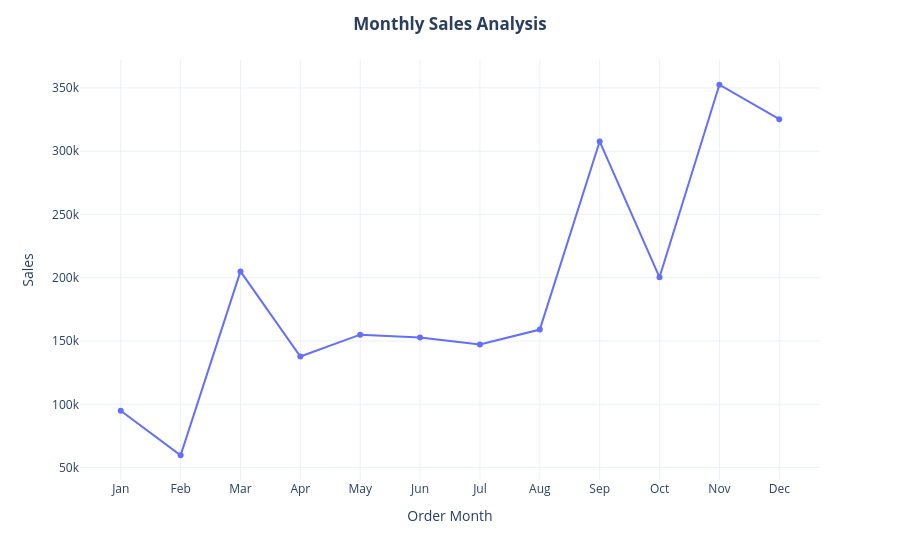

The cell this chart's notebook holds for it:
### Code cell
fig = px.line(
              sales_by_month,
              x = 'Order Month',
              y = 'Sales',
              markers = True
)
fig.update_layout(
    title = {
        'text' : '<b>Monthly Sales Analysis</b>',
        'x' : 0.5,
        'xanchor'  : 'center'
    },
    template = 'plotly_white'
)
fig.show()

### Figure 1 — Plotly figure (JSON) as saved in the notebook; plotly's stock layout.template omitted (floating-point values rounded to 4 significant figures)
{"data": [{"hovertemplate": "Order Month=%{x}<br>Sales=%{y}<extra></extra>", "legendgroup": "", "line": {"color": "#636efa", "dash": "solid"}, "marker": {"symbol": "circle"}, "mode": "lines+markers", "name": "", "orientation": "v", "showlegend": false, "type": "scatter", "x": ["Jan", "Feb", "Mar", "Apr", "May", "Jun", "Jul", "Aug", "Sep", "Oct", "Nov", "Dec"], "xaxis": "x", "y": [94920.0, 59750.0, 205000.0, 137800.0, 155000.0, 152700.0, 147200.0, 159000.0, 307600.0, 200300.0, 352500.0, 325300.0], "yaxis": "y"}], "layout": {"legend": {"tracegroupgap": 0}, "margin": {"t": 60}, "title": {"text": "<b>Monthly Sales Analysis</b>", "x": 0.5, "xanchor": "center"}, "xaxis": {"anchor": "y", "domain": [0, 1], "title": {"text": "Order Month"}}, "yaxis": {"anchor": "x", "domain": [0, 1], "title": {"text": "Sales"}}}}
